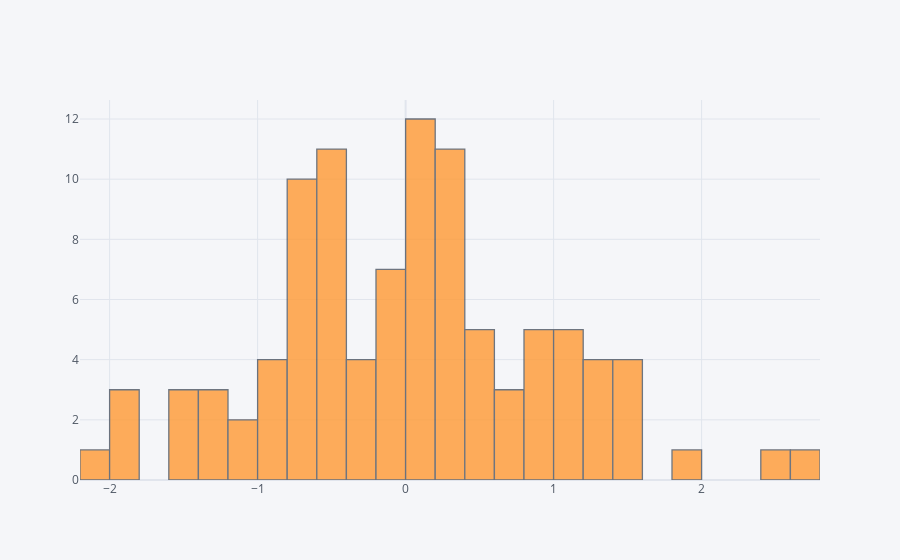

The code cell stored with this chart in its notebook:
### Markdown cell above
## histogram

### Code cell
df['A'].iplot(kind='hist',bins=25)

### Figure 1 — Plotly figure (JSON) as saved in the notebook; plotly's stock layout.template omitted (floating-point values rounded to 4 significant figures)
{"data": [{"histfunc": "count", "histnorm": "", "marker": {"color": "rgba(255, 153, 51, 1.0)", "line": {"color": "#4D5663", "width": 1.3}}, "name": "A", "nbinsx": 25, "opacity": 0.8, "orientation": "v", "type": "histogram", "x": [-0.4732, 0.3913, -1.393, -0.7584, 0.03056, -0.4222, 0.342, -0.6531, 0.4912, -0.6399, 1.252, 2.796, 1.022, -0.6761, 1.915, -0.8574, 0.03971, 1.558, -0.411, 0.4542, 1.377, -0.491, -1.104, 1.209, -0.1293, -1.355, 0.7411, 0.1758, -0.01674, 1.143, 0.01223, -0.8742, 0.1427, 1.106, 0.123, -0.5856, 0.2161, -1.869, -0.6899, -0.05458, -0.1576, -0.6118, -0.6969, -0.3275, -0.7357, -0.006293, -0.4783, 0.4614, 1.105, -0.8742, -0.7822, 0.1943, -1.599, 0.1652, 1.123, 0.2571, -0.4492, 0.3287, 0.4224, -1.345, 0.2354, -0.7747, -0.4925, -0.3917, -1.543, 0.3357, 0.2872, -0.5396, 1.519, -0.1673, 0.7987, -1.808, 0.845, 1.499, 0.3761, 0.02033, -0.2542, 0.5916, 0.03134, 0.8924, 0.147, -0.3384, -0.8167, 0.8375, -1.845, -0.4758, 0.3993, 1.52, -2.15, -0.5054, 0.9568, -1.177, 0.125, 2.489, 0.8168, -1.541, 1.384, -0.03021, 0.6891, 0.222]}], "layout": {"barmode": "overlay", "legend": {"bgcolor": "#F5F6F9", "font": {"color": "#4D5663"}}, "paper_bgcolor": "#F5F6F9", "plot_bgcolor": "#F5F6F9", "title": {"font": {"color": "#4D5663"}}, "xaxis": {"gridcolor": "#E1E5ED", "showgrid": true, "tickfont": {"color": "#4D5663"}, "title": {"font": {"color": "#4D5663"}, "text": ""}, "zerolinecolor": "#E1E5ED"}, "yaxis": {"gridcolor": "#E1E5ED", "showgrid": true, "tickfont": {"color": "#4D5663"}, "title": {"font": {"color": "#4D5663"}, "text": ""}, "zerolinecolor": "#E1E5ED"}}}
